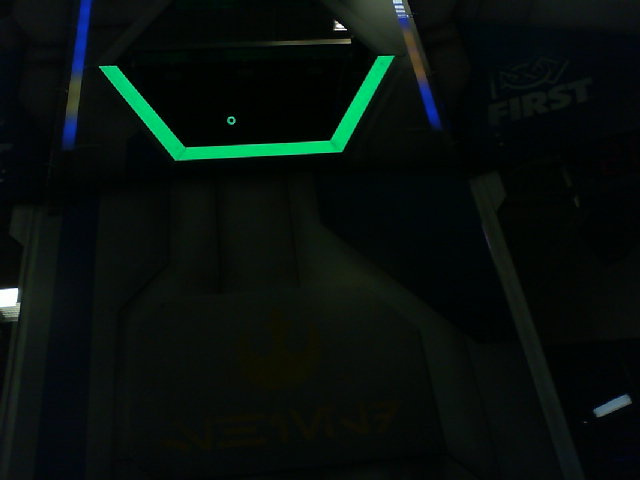
#> input picture assets/example_images/BlueGoal-060in-Center.jpg, 640 x 480 px
$ python -i grip.py   (imports and definitions only)
#> lines starting #> are read from the running program, lines starting #| are printed output that depends on the picture; after the words box and inside, x2 and y2 are one past the last pixel; in counts of white or black regions, pixels touching at a corner belong together
#> further down, picture is the input picture: shape (480, 640, 3); mean B, G, R 12.6, 15.7, 7.4
import cv2
import numpy
import math
from enum import Enum

class GripPipeline:
    """
    An OpenCV pipeline generated by GRIP.
    """

    def __init__(self):
        """initializes all values to presets or None if need to be set
        """

        self.__blur_type = BlurType.Gaussian_Blur
        self.__blur_radius = 6.306306306306306

        self.blur_output = None

        self.__hsv_threshold_input = self.blur_output
        self.__hsv_threshold_hue = [0.0, 137.2244006827852]
        self.__hsv_threshold_saturation = [0.0, 255.0]
        self.__hsv_threshold_value = [77.96762589928058, 255.0]

        self.hsv_threshold_output = None


    def setThreshold (self, val):
        self.__hsv_threshold_value = val

    def process(self, source0):
        """
        Runs the pipeline and sets all outputs to new values.
        """
        # Step Blur0:
        self.__blur_input = source0
        (self.blur_output) = self.__blur(self.__blur_input, self.__blur_type, self.__blur_radius)

        # Step HSV_Threshold0:
        self.__hsv_threshold_input = self.blur_output
        (self.hsv_threshold_output) = self.__hsv_threshold(self.__hsv_threshold_input, self.__hsv_threshold_hue, self.__hsv_threshold_saturation, self.__hsv_threshold_value)


    @staticmethod
    def __blur(src, type, radius):
        """Softens an image using one of several filters.
        Args:
            src: The source mat (numpy.ndarray).
            type: The blurType to perform represented as an int.
            radius: The radius for the blur as a float.
        Returns:
            A numpy.ndarray that has been blurred.
        """
#> called with radius = 6.31
        if(type is BlurType.Box_Blur):
            ksize = int(2 * round(radius) + 1)
            return cv2.blur(src, (ksize, ksize))
        elif(type is BlurType.Gaussian_Blur):
            ksize = int(6 * round(radius) + 1)
            return cv2.GaussianBlur(src, (ksize, ksize), round(radius))
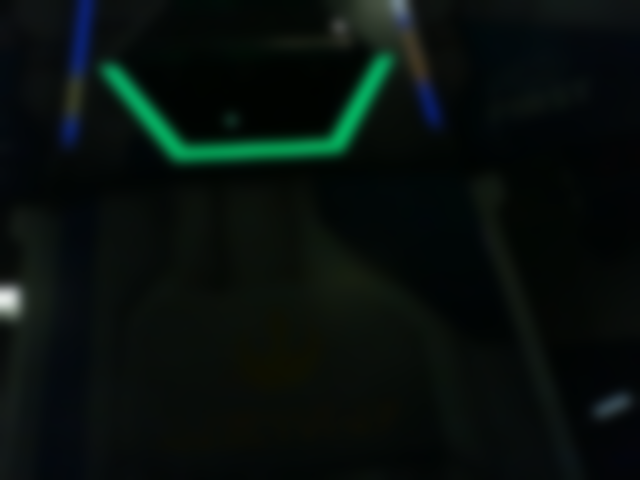
#> returned value: shape (480, 640, 3); mean of channels 0, 1, 2 12.6, 15.7, 7.4; drawn as B, G, R
        elif(type is BlurType.Median_Filter):
            ksize = int(2 * round(radius) + 1)
            return cv2.medianBlur(src, ksize)
        else:
            return cv2.bilateralFilter(src, -1, round(radius), round(radius))

    @staticmethod
    def __hsv_threshold(input, hue, sat, val):
        """Segment an image based on hue, saturation, and value ranges.
        Args:
            input: A BGR numpy.ndarray.
            hue: A list of two numbers the are the min and max hue.
            sat: A list of two numbers the are the min and max saturation.
            lum: A list of two numbers the are the min and max value.
        Returns:
            A black and white numpy.ndarray.
        """
        out = cv2.cvtColor(input, cv2.COLOR_BGR2HSV)
#> out: shape (480, 640, 3); mean H, S, V 77.5, 143.4, 16.7
        return cv2.inRange(out, (hue[0], sat[0], val[0]),  (hue[1], sat[1], val[1]))
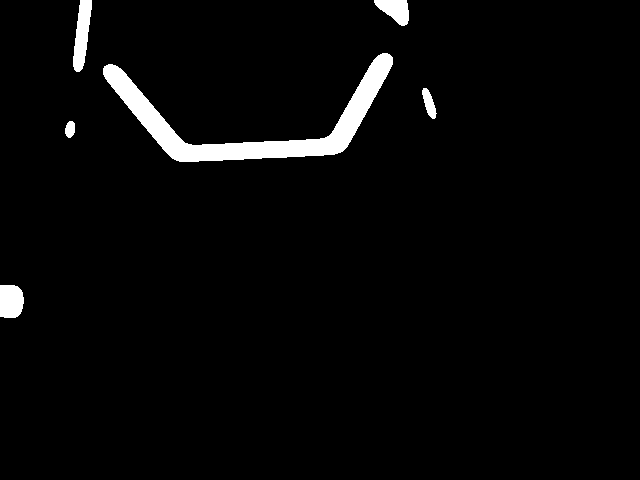
#> returned value: shape (480, 640); 3.1% white; 6 white regions, box (x1, y1, x2, y2) and area: (103, 53, 393, 162) 6966, (73, 0, 92, 72) 859, (0, 285, 24, 318) 712, (374, 0, 409, 26) 582, (422, 88, 437, 119) 252, (65, 121, 75, 138) 135


BlurType = Enum('BlurType', 'Box_Blur Gaussian_Blur Median_Filter Bilateral_Filter')

>>> import cv2
>>> picture = cv2.imread('../assets/example_images/BlueGoal-060in-Center.jpg')
>>> result = GripPipeline().process(picture)

$ run again, on assets/example_images/BlueGoal-084in-Center.jpg
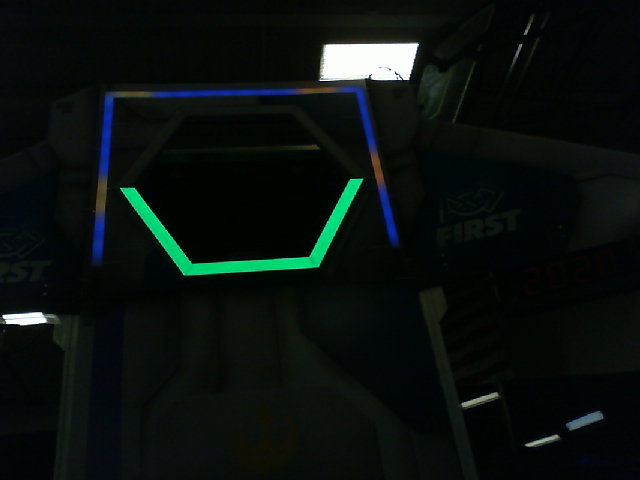
#> input picture assets/example_images/BlueGoal-084in-Center.jpg, 640 x 480 px
#> picture is the input picture: shape (480, 640, 3); mean B, G, R 14.5, 16.7, 9.8
#> in __blur, `return cv2.GaussianBlur(src, (ksize, ksize), round(radius))`:
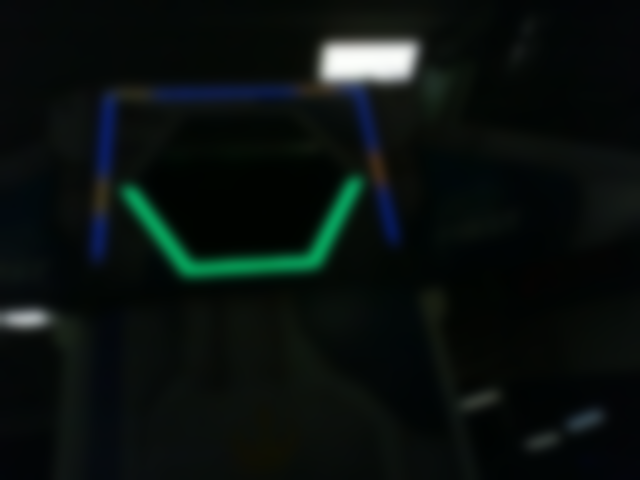
#> returned value: shape (480, 640, 3); mean of channels 0, 1, 2 14.5, 16.7, 9.8; drawn as B, G, R
#> out: shape (480, 640, 3); mean H, S, V 76.6, 133.3, 17.9
#> in __hsv_threshold, `return cv2.inRange(out, (hue[0], sat[0], val[0]),  (hue[1], sat[1], va..`:
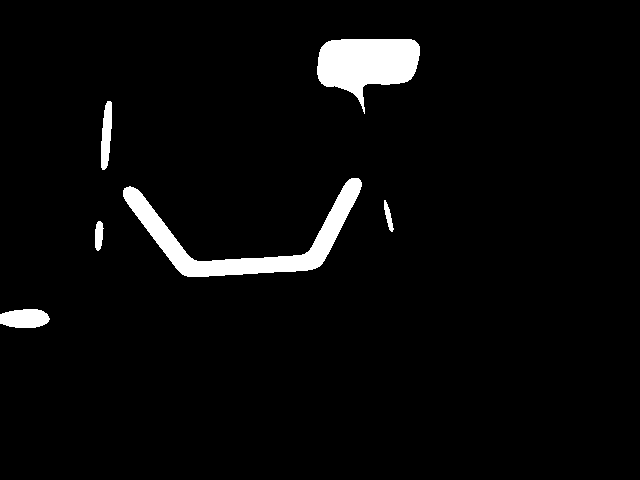
#> returned value: shape (480, 640); 3.8% white; 6 white regions, box (x1, y1, x2, y2) and area: (123, 178, 362, 277) 5417, (317, 39, 420, 114) 4655, (0, 309, 50, 328) 781, (101, 101, 112, 170) 554, (95, 221, 104, 251) 203, (384, 200, 394, 232) 145

$ run again, on assets/example_images/BlueGoal-108in-Center.jpg
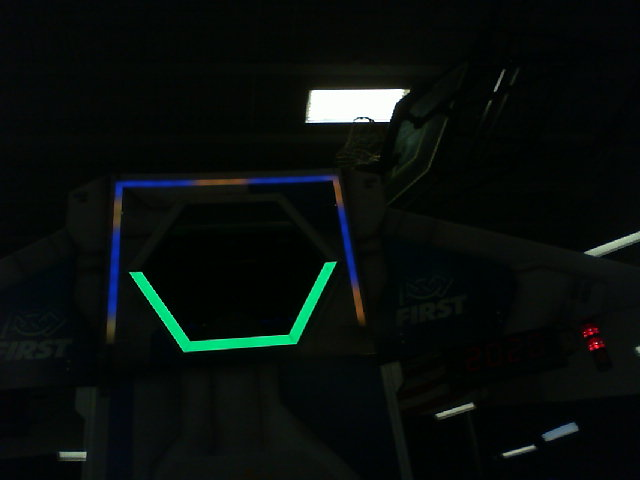
#> input picture assets/example_images/BlueGoal-108in-Center.jpg, 640 x 480 px
#> picture is the input picture: shape (480, 640, 3); mean B, G, R 12.3, 14.6, 8.6
#> in __blur, `return cv2.GaussianBlur(src, (ksize, ksize), round(radius))`:
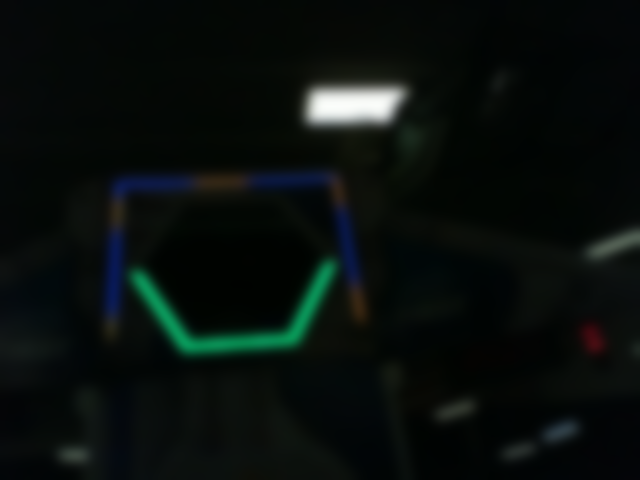
#> returned value: shape (480, 640, 3); mean of channels 0, 1, 2 12.3, 14.6, 8.6; drawn as B, G, R
#> out: shape (480, 640, 3); mean H, S, V 74.9, 138.3, 15.7
#> in __hsv_threshold, `return cv2.inRange(out, (hue[0], sat[0], val[0]),  (hue[1], sat[1], va..`:
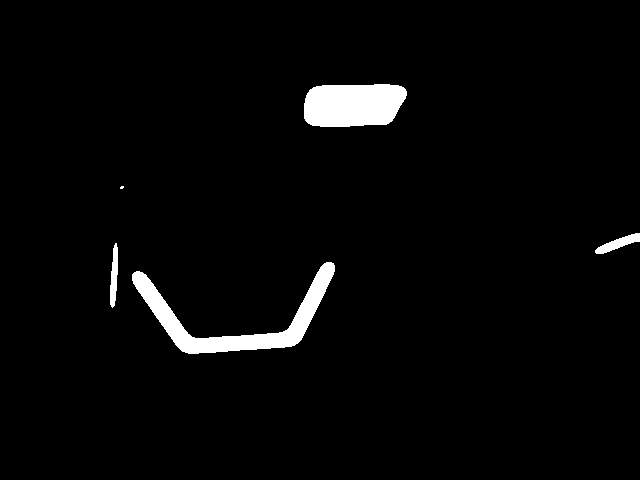
#> returned value: shape (480, 640); 2.9% white; 5 white regions (1 under 20 px), largest, box (x1, y1, x2, y2) and area: (132, 262, 335, 354) 4415, (304, 84, 407, 127) 3841, (595, 233, 640, 254) 393, (110, 243, 118, 308) 356

$ run again, on assets/example_images/BlueGoal-132in-Center.jpg
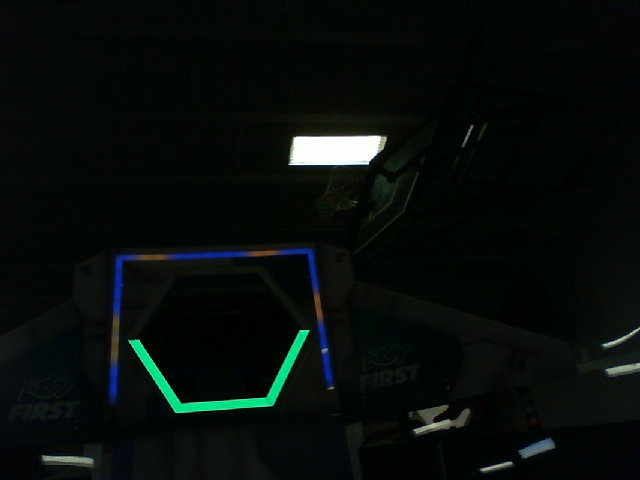
#> input picture assets/example_images/BlueGoal-132in-Center.jpg, 640 x 480 px
#> picture is the input picture: shape (480, 640, 3); mean B, G, R 10.9, 13.3, 7.5
#> in __blur, `return cv2.GaussianBlur(src, (ksize, ksize), round(radius))`:
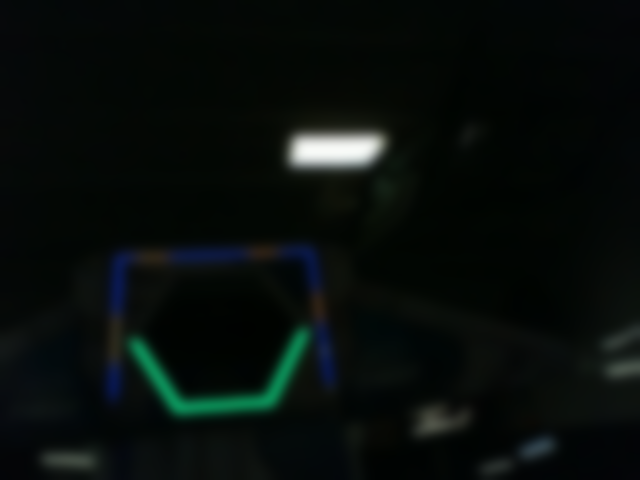
#> returned value: shape (480, 640, 3); mean of channels 0, 1, 2 10.9, 13.3, 7.5; drawn as B, G, R
#> out: shape (480, 640, 3); mean H, S, V 73.8, 145, 14.1
#> in __hsv_threshold, `return cv2.inRange(out, (hue[0], sat[0], val[0]),  (hue[1], sat[1], va..`:
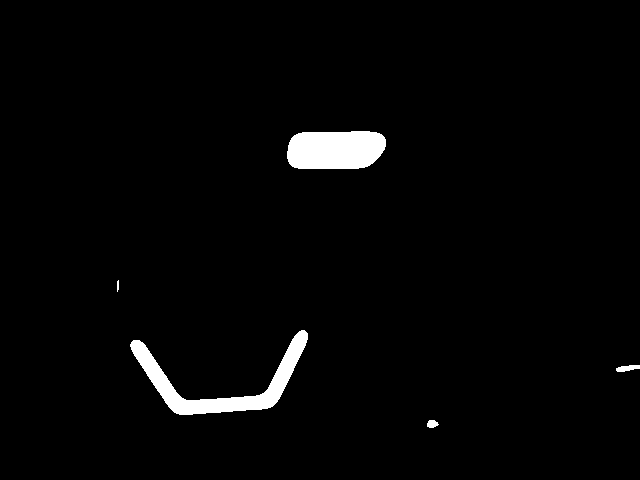
#> returned value: shape (480, 640); 2.3% white; 5 white regions, box (x1, y1, x2, y2) and area: (130, 330, 308, 415) 3636, (287, 131, 386, 169) 3342, (616, 365, 640, 372) 116, (427, 420, 439, 428) 72, (117, 280, 119, 292) 21
